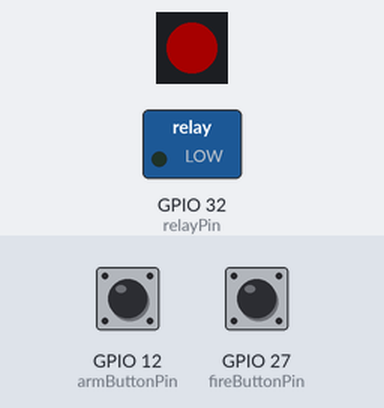
The sketch below on a simulated ESP32. On the bench: 1 RGB LEDs in strip order, left to right, switched loads named in the sketch (green lamp = pin HIGH). The inputs (shaded band) are chosen by the test bench; at power-on: GPIO 27 (fireButtonPin) LOW, GPIO 12 (armButtonPin) HIGH. Dim RGB values are drawn brighter than linear.

Above: at 2.6 s.
2.7 s: GPIO 27 (fireButtonPin) pulled HIGH for 0.15 s
At 3.1 s:
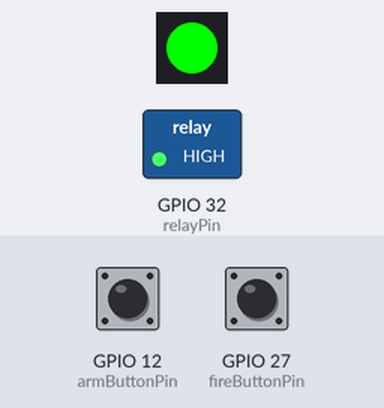
5.8 s: GPIO 27 (fireButtonPin) pulled HIGH for 1 s
At 8.1 s:
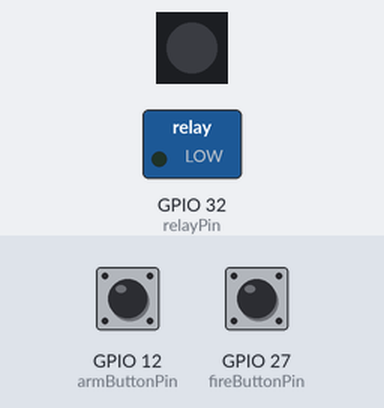
9.8 s: GPIO 27 (fireButtonPin) pulled HIGH for 3.2 s
At 10.9 s:
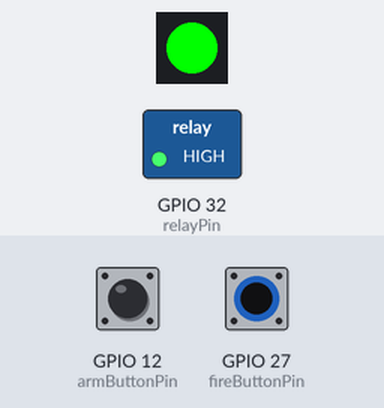
Timing chart, 0 to 14.8 s (numbered marks = the images above; inputs shaded):
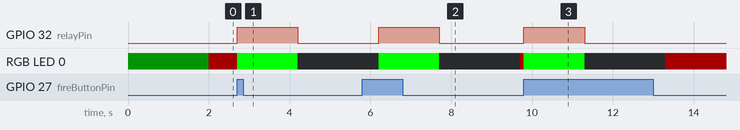

The sketch:

launch_controller.ino
```cpp
// Model Rocket Launch Controller - TravdogIO 08/2020
// Uses two buttons and a relay to ignite model rocket motors
// Arm button to be held for a set time, after which the device
// becomes 'armed'. Only then will the 'fire' button be enabled
// to open the relay and trigger ignition. Releasing the 'arm'
// button at any time will disarm the device and disable the
// 'fire' button.

#include <Adafruit_NeoPixel.h>

// Constants (Uncomment for Mega 2560)
//const int armButtonPin = 22;      // Grey 'arm' button
//const int fireButtonPin = 23;     // Red 'fire' button
//const int neoPixelPin = 6;        // NeoPixel signal
//const int relayPin = 9;           // Ignition relay

// Constants (Uncomment for Trinket 5v)
//const int armButtonPin = 3;      // Grey 'arm' button
//const int fireButtonPin = 4;     // Red 'fire' button
//const int neoPixelPin = 0;        // NeoPixel signal
//const int relayPin = 2;           // Ignition relay

// Constants (Uncomment for ESP32)
const int armButtonPin = 12;      // Grey 'arm' button
const int fireButtonPin = 27;     // Red 'fire' button
const int neoPixelPin = 25;        // NeoPixel signal
const int relayPin = 32;           // Ignition relay


const int NUMPIXELS = 1;          // Number of NeoPixels in strand

const long armDelay = 2000;       // How long to hold arm button to arm
const long fireDuration = 1500;   // How long to open the relay for firing

// Variables
int armButtonState = 0;           // Start with button off
int fireButtonState = 0;          // Start with button off

boolean armed = false;            // Start disarmed

unsigned long armedSince = 0;     // Stores last timer count

// Objects
Adafruit_NeoPixel pixels(NUMPIXELS, neoPixelPin, NEO_GRB + NEO_KHZ800);


void setup() {
  // Initialize outputs
  pinMode(neoPixelPin, OUTPUT);
  pinMode(relayPin, OUTPUT);

  // Initialize inputs
  pinMode(armButtonPin, INPUT);
  pinMode(fireButtonPin, INPUT);

  pixels.begin(); // INITIALIZE NeoPixel strip object (REQUIRED)
  pixels.clear(); // Set all pixel colors to 'off'
  pixels.setPixelColor(0, pixels.Color(0, 20, 0));
  pixels.show();
  delay(1000);

}

void loop() {
  readButtonStates();

  // Begin arming sequence
  if (armButtonState == LOW) {     // If 'arm' button is not pressed
    armedSince =  millis();        // Reset arming timer
    armed = false;                 // Stay disarmed
    pixels.setPixelColor(0, pixels.Color(0, 0, 0));
    pixels.show();
  }
  if (millis() - armedSince > armDelay) {
    armed = true;                   // Arm after button hold delay
    pixels.setPixelColor(0, pixels.Color(40, 0, 0));
    pixels.show();
  }
  // End of arming sequence

  // Begin firing sequence
  if (armed == true && fireButtonState == HIGH) {
    digitalWrite(relayPin, HIGH);   // Open firing relay
    pixels.setPixelColor(0, pixels.Color(0, 255, 0));
    pixels.show();
    delay(fireDuration);            // Wait for the charge to ignite
    digitalWrite(relayPin, LOW);    // Close the relay
    armed = false;                  // Disarm controller
    armedSince = millis();          // Reset arming timer
    pixels.setPixelColor(0, pixels.Color(0, 0, 0));
    pixels.show();
  }

 // End firing sequence


}


// Functions

// Reads the button states
void readButtonStates() {
  armButtonState = digitalRead(armButtonPin);
  fireButtonState =  digitalRead(fireButtonPin);
}
```

Measured:
- after the input at 2.7 s, GPIO 32 (relayPin): LOW → HIGH at once, → LOW 1.5 s later; RGB LED 0: RGB(40, 0, 0) → RGB(0, 255, 0) at once, → off 1.5 s later
- after the input at 5.8 s, GPIO 32 (relayPin): LOW → HIGH after 0.40 s, → LOW 1.5 s later
- after the input at 9.8 s, GPIO 32 (relayPin): LOW → HIGH at once, → LOW 1.5 s later; RGB LED 0: RGB(40, 0, 0) → RGB(0, 255, 0) at once, → off 1.5 s later, → RGB(40, 0, 0) 2.0 s later
